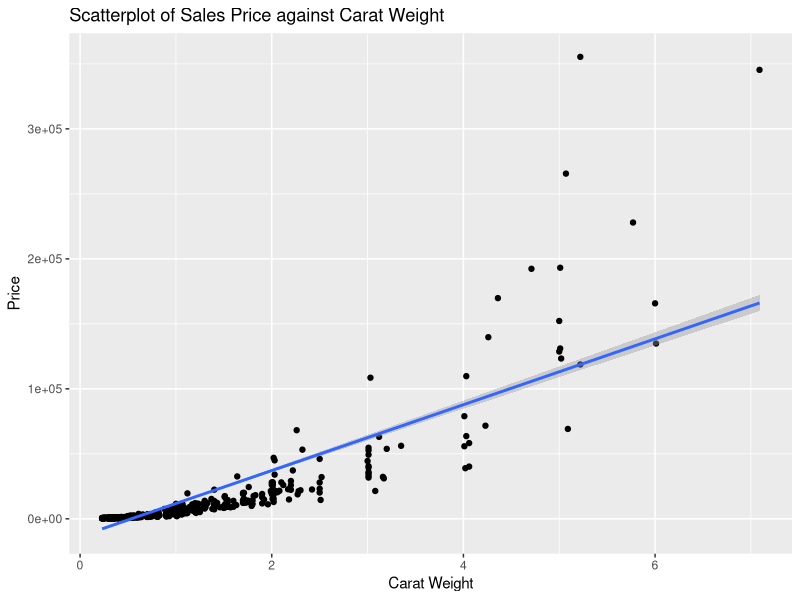
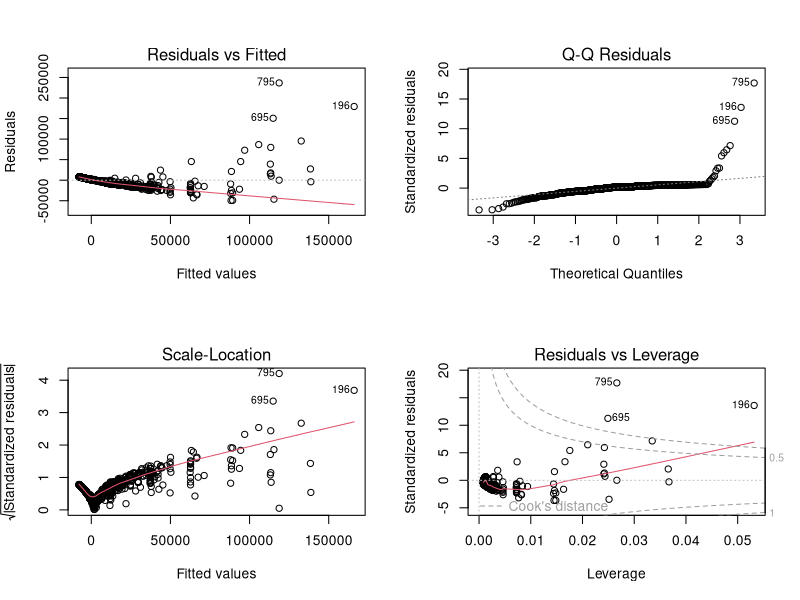

Reproduce these figures in R, in order. (Note: this script raises an error after producing the figures.)
## ---- chunk 1
library(tidyverse)
library(MASS)
library(scales)
data<-read.csv('diamonds4.csv')
## ---- chunk 2
slr<-lm(data$price~data$carat,data=data)
ggplot2::ggplot(data, aes(x=carat, y=price))+
  geom_point()+
  geom_smooth(method=lm)+
  labs(x="Carat Weight",y="Price",title="Scatterplot of Sales Price against Carat Weight")
par(mfrow = c(2, 2))
plot(slr)
## ---- chunk 3
MASS::boxcox(slr, lambda = seq(-.1, .4, 1/10))
## ---- chunk 4
ystar<-log(data$price)
data<-data.frame(data,ystar)
slr.trans1<-lm(ystar~carat,data=data)
ggplot2::ggplot(data, aes(x=carat, y=ystar))+
  geom_point()+
  geom_smooth(method=lm)+
  labs(x="Carat Weight",y="Price",title="Scatterplot of Sales Price against Carat Weight")
par(mfrow = c(2, 2))
plot(slr.trans1)
## ---- chunk 5
xstar<-log(data$carat)
data<-data.frame(data,xstar)
slr.trans2<-lm(ystar~xstar,data=data)
ggplot2::ggplot(data, aes(x=xstar, y=ystar))+
  geom_point()+
  geom_smooth(method=lm)+
  labs(x="Carat Weight",y="Price",title="Scatterplot of Sales Price against Carat Weight")
par(mfrow = c(2, 2))
plot(slr.trans2)
## ---- chunk 6
data<-data %>% # used to make binning of data more uniform, from Greg
  mutate(clarity_group = case_when(
    clarity %in% c('SI1', 'SI2')~"Slightly Included Diamonds",
    clarity %in% c('VS1', 'VS2')~"Very Slightly Included Diamonds",
    clarity %in% c('VVS1', 'VVS2')~"Very, Very Slightly Included Diamonds",
    clarity %in% c('IF')~"Internally Flawless Diamonds",
    clarity %in% c('FL')~"Flawless Diamonds",
    TRUE ~ as.character(clarity)
  ))
data<- data %>% # pulled from code format from Greg's data manipulation
  mutate(carat_group = case_when(
    carat < 1 ~ "< 1.00",
    carat >= 1 & carat < 2 ~ "1.00 - 1.99",
    carat >= 2 & carat < 3 ~ "2.00 - 2.99",
    carat >= 3 & carat < 4 ~ "3.00 - 3.99",
    carat >= 4 & carat < 5 ~ "4.00 - 4.99",
    carat >= 5 ~ "5.00+"
  ))
## ---- chunk 7
# Plot formatting incorporating personal work with formatting suggestions from Sean and Greg
data %>%
  group_by(clarity) %>%
  summarise(avg_price = mean(price)) %>%
  ggplot(aes(x = factor(clarity, levels = c("FL", "IF", "VVS1", "VVS2", "VS1", "VS2", "SI1", "SI2", "I1")), y = avg_price, fill = clarity)) +
  scale_y_continuous(labels = dollar_format()) +  # Format as $
  geom_col() +
  geom_text(aes(label = dollar_format()(avg_price)), 
          vjust = -0.3,  # Position text slightly above bars
          size = 3) +    # Adjust text size
  labs(title = "Average Diamond Price by Clarity",
       x = "Clarity",
       y = "Average Price") +
  theme_minimal()

ggplot(data, aes(x = clarity, y = price, fill = clarity)) +
  geom_boxplot() +
  facet_wrap(~ carat_group, scales = "free_y") +  # Allow different y-scales
  scale_y_continuous(labels = dollar_format()) +  # Format as $
  labs(title = "Diamond Price by Clarity and Carat Group",
       x = "Clarity",
       y = "Price") +
  theme_minimal()

ggplot(data, aes(x = carat, y = ystar, color = clarity_group)) +
  geom_line(stat = "summary", fun = mean, linewidth = 1) + 
  labs(title = "Average Diamond Price by Carat and Clarity Group",
       x = "Carat",
       y = "Price ($)",
       color = "Clarity Group") +  # Legend label
  scale_y_continuous(labels = dollar_format()) +  # Format as $
  theme_minimal()
## ---- chunk 8
data<-data %>% 
  mutate(carat.group=cut(x=carat,breaks= unique(c(quantile(data$carat,probs = seq(0, 1, by =0.25),include.lowest=TRUE)))))%>%
  mutate(carat.group = coalesce(as.character(carat.group), "Other"))
data$cut<-factor(data$cut,levels=c("Good","Very Good","Ideal","Astor Ideal"))

# ggplot(data,aes(x=clarity_group))+
 # geom_histogram()+
  # xlim(0,2.5)

ggplot(data,aes(x=xstar,y=price))+
  geom_violin()+
  facet_wrap(~clarity_group)


ggplot(data,aes(x=xstar,y=av,fill=clarity_group))+
  geom_point(shape=21,alpha=.7)
## ---- chunk 9
alpha_values <- c("SI2" = .2, "SI1" = 0.4, "VS2" = 0.5, "VS1" = 0.6, "VVS2" = 0.7, "VVS1" = 0.8, "IF" = 0.9, "FL" = 1)
## ---- chunk 10
ggplot(data,aes(x=carat.group, fill=color))+
  geom_bar(alpha = 0.7, position = "stack") + # Default stacked bar behavior
  geom_text(stat = "count", aes(label = ..count..), 
            position = position_stack(vjust = 0.5), # Center labels within blocks
            size = 3)+
  facet_wrap(~clarity_group)

data %>%
  group_by(clarity) %>%
  summarise(avg_price = mean(price, na.rm = TRUE)) %>%
  ggplot(aes(x = factor(clarity, levels = names(alpha_values)), 
             y = avg_price, alpha = factor(clarity, levels = names(alpha_values)))) +
  geom_col(fill = "dodgerblue4") +
  scale_alpha_manual(values = alpha_values) +  
  scale_y_continuous(labels = dollar_format()) +
  labs(title = "Average Diamond Price by Clarity",
       x = "Clarity",
       y = "Average Price",
       alpha = "Clarity") +  # Proper legend title
  theme_minimal()  
## ---- chunk 11
# Get unique facets (clarity_group levels) 
facets <- unique(data$clarity_group)

# Create a plot for each facet
for (facet in facets) {
  # Filter data for the current facet
  facet_data <- data %>% filter(clarity_group == facet)
  
  # Creating the plots
  p <- ggplot(facet_data, aes(x = carat_group, fill = cut)) +
    geom_bar(alpha = 0.7, position = "stack") +
    geom_text(stat = "count", aes(label = after_stat(count)), 
              position = position_stack(vjust = 0.5),
              size = 3) +
    labs(title = paste("Clarity Group:", facet), x = "Carat Group", y = "Count")
  print(p)
}
## ---- chunk 12
for (facet in facets) {
  # Filter data for the current facet
  facet_data <- data %>% filter(clarity_group == facet)
  
  # Create the plot
  q <- ggplot(facet_data, aes(x = carat.group, fill = color)) +
    geom_bar(alpha = 0.7, position = "stack") +
    geom_text(stat = "count", aes(label = ..count..), 
              position = position_stack(vjust = 0.5),
              size = 4,          # Increase text size
              color = "white",   # Use white text for contrast (adjust if needed)
              fontface = "bold") +  # Make text bold
    labs(title = paste("Clarity Group:", facet), 
         x = "Carat Group", 
         y = "Count") +
    theme_bw() +  # A clean theme for better readability
    theme(
      plot.title   = element_text(size = 16, face = "bold"),
      axis.text.x  = element_text(size = 12),
      axis.text.y  = element_text(size = 12)
    )
  
  # Print the plot to display it in your plotting window
  print(q)
}
## ---- chunk 13
print(data$carat.group)
## ---- chunk 14
data %>%
  group_by(clarity) %>%
  summarise(avg_price = mean(price)) %>%
  ggplot(aes(x = factor(clarity, levels = c("FL", "IF", "VVS1", "VVS2", "VS1", "VS2", "SI1", "SI2", "I1")), y = avg_price, fill = clarity)) +
  scale_y_continuous(labels = dollar_format()) +  # Format as $
  geom_col(fill="dodgerblue4") +
  geom_text(aes(label = dollar_format()(avg_price)), 
          vjust = -0.3,  # Position text slightly above bars
          size = 3) +    # Adjust text size
  labs(title = "Average Diamond Price by Clarity",
       x = "Clarity",
       y = "Average Price") +
  theme_minimal()

ggplot(data, aes(x = clarity, y =, fill = carat_group)) +
  geom_boxplot() +
  facet_wrap(~ cut, scales = "free_y") +  # Allow different y-scales
  scale_y_continuous(labels = dollar_format()) +  # Format as $
  labs(title = "Diamond Price by Clarity and Carat Group",
       x = "Clarity",
       y = "Price") +
  theme_minimal()+
  theme(axis.text.x = element_text(angle = 90, vjust = 0.5, hjust = 1, size = 8))  # Rotate x-axis labels

ggplot(data, aes(x = carat, y = ystar, color = clarity_group)) +
  geom_line(stat = "summary", fun = mean, size = 1) + 
  labs(title = "Average Diamond Price by Carat and Clarity Group",
       x = "Carat",
       y = "Price ($)",
       color = "Clarity Group") +  # Legend label
  scale_y_continuous(labels = dollar_format()) +  # Format as $
  theme_minimal()
